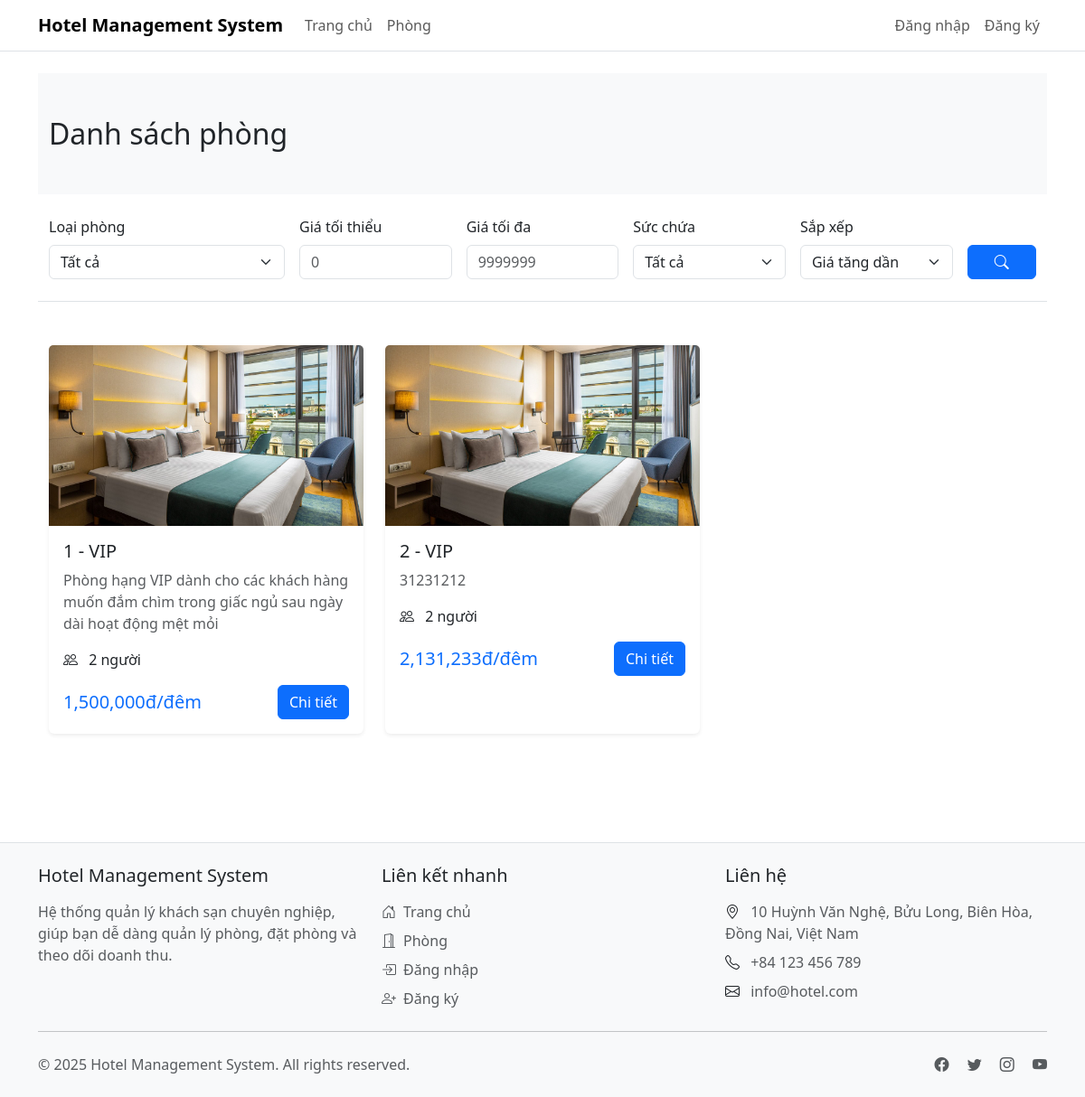
The page /rooms.php on the database its author committed.
### tables this page shows
CREATE TABLE `rooms` (
  `id` int(11) NOT NULL,
  `room_number` varchar(10) NOT NULL,
  `type` varchar(50) NOT NULL,
  `price_per_night` decimal(10,2) NOT NULL,
  `capacity` int(11) NOT NULL,
  `description` text DEFAULT NULL,
  `status` enum('available','occupied','maintenance') DEFAULT 'available',
  `created_at` timestamp NOT NULL DEFAULT current_timestamp(),
  `updated_at` timestamp NOT NULL DEFAULT current_timestamp() ON UPDATE current_timestamp(),
  `image` varchar(255) DEFAULT NULL
);

### config/Database.php (called while the page is built, shortened)
<?php
class Database {
    private static $instance = null;
    private $pdo;
    private function __construct() {
        try {
            $host = 'localhost';
            $dbname = 'hotel_management2';
            $username = 'root';
            $password = '';
            $this->pdo = new PDO(
                "mysql:host=$host;dbname=$dbname;charset=utf8mb4",
                $username,
                $password,
                [
                    PDO::ATTR_ERRMODE => PDO::ERRMODE_EXCEPTION,
                    PDO::ATTR_DEFAULT_FETCH_MODE => PDO::FETCH_ASSOC,
                    PDO::ATTR_EMULATE_PREPARES => false
                ]
            );
        } catch (PDOException $e) {
            error_log("Database connection failed: " . $e->getMessage());
            throw new Exception("Database connection failed");
        }
    }
    public static function getInstance() {
        if (self::$instance === null) {
            self::$instance = new self();
        }
        return self::$instance;
    }
    public function query($sql, $params = []) {
        try {
            $stmt = $this->pdo->prepare($sql);
            $stmt->execute($params);
            return $stmt;
        } catch (PDOException $e) {
            error_log("Query failed: " . $e->getMessage());
            throw new Exception("Query failed");
        }
    }
    public function fetchAll($sql, $params = []) {
        try {
            $stmt = $this->query($sql, $params);
            return $stmt->fetchAll();
        } catch (Exception $e) {
            error_log("FetchAll failed: " . $e->getMessage());
            return [];
        }
    }
}

### classes/Room.php (called while the page is built, shortened)
<?php
class Room {
    private $db;
    public function __construct() {
        $this->db = Database::getInstance();
        $this->uploadDir = dirname(__DIR__) . '/assets/images/rooms/';
    }
    public function getRooms($filters = []) {
        try {
            $values = [];
            $sql = "SELECT * FROM rooms";
            switch ($filters['sort'] ?? 'price_asc') {
                default:
                    $sql .= " ORDER BY price_per_night ASC";
            }
            if (!empty($filters['per_page'])) {
                $offset = ($filters['page'] - 1) * $filters['per_page'];
                $sql .= " LIMIT ? OFFSET ?";
                $values[] = $filters['per_page'];
                $values[] = $offset;
            }
            return $this->db->fetchAll($sql, $values);
        } catch (Exception $e) {
            error_log($e->getMessage());
            return [];
        }
    }
}

### rooms.php (the view, shortened to what this page needs)
<?php
require_once 'includes/header.php';
require_once 'classes/Room.php';
$filters = [
    'type' => $_GET['type'] ?? '',
    'min_price' => $_GET['min_price'] ?? '',
    'max_price' => $_GET['max_price'] ?? '',
    'capacity' => $_GET['capacity'] ?? '',
    'sort' => $_GET['sort'] ?? 'price_asc',
    'page' => max(1, intval($_GET['page'] ?? 1)),
    'per_page' => 9
];
$room = new Room();
$rooms = $room->getRooms($filters);
?>
<section class="bg-light py-5">
    <div class="container">
        <h1 class="h2 mb-0">Danh sách phòng</h1>
    </div>
</section>
<section class="py-4 border-bottom">
    <div class="container">
        <form method="GET" class="row g-3">
            <div class="col-md-3">
                <label class="form-label">Loại phòng</label>
                <select name="type" class="form-select">
                    <option value="">Tất cả</option>
                </select>
            </div>
            <div class="col-md-2">
                <label class="form-label">Giá tối thiểu</label>
                <input type="number" name="min_price" class="form-control"
                       value="<?php echo htmlspecialchars($filters['min_price']); ?>"
                       placeholder="0">
            </div>
            <div class="col-md-2">
                <label class="form-label">Giá tối đa</label>
                <input type="number" name="max_price" class="form-control"
                       value="<?php echo htmlspecialchars($filters['max_price']); ?>"
                       placeholder="9999999">
            </div>
            <div class="col-md-2">
                <label class="form-label">Sức chứa</label>
                <select name="capacity" class="form-select">
                    <option value="">Tất cả</option>
                </select>
            </div>
            <div class="col-md-2">
                <label class="form-label">Sắp xếp</label>
                <select name="sort" class="form-select">
                    <option value="price_asc" <?php echo $filters['sort'] === 'price_asc' ? 'selected' : ''; ?>>
                        Giá tăng dần
                    </option>
                </select>
            </div>
            <div class="col-md-1 d-flex align-items-end">
                <button type="submit" class="btn btn-primary w-100">
                    <i class="bi bi-search"></i>
                </button>
            </div>
        </form>
    </div>
</section>
<section class="py-5">
    <div class="container">
        <?php if (empty($rooms)): ?>
            <div class="text-center py-5">
                <i class="bi bi-search display-1 text-muted mb-3"></i>
                <h3 class="h4 mb-3">Không tìm thấy phòng phù hợp</h3>
                <p class="text-muted mb-0">
                    Vui lòng thử lại với bộ lọc khác hoặc
                    <a href="rooms.php" class="text-decoration-none">xem tất cả phòng</a>.
                </p>
            </div>
        <?php else: ?>
            <div class="row g-4">
                <?php foreach ($rooms as $room): ?>
                    <div class="col-md-6 col-lg-4">
                        <div class="card h-100 border-0 shadow-sm">
                            <img src="<?php echo htmlspecialchars($room['image']); ?>"
                                 alt="<?php echo htmlspecialchars($room['room_number']); ?>"
                                 class="card-img-top" style="height: 200px; object-fit: cover;">
                            <div class="card-body">
                                <h5 class="card-title">
                                    <?php echo htmlspecialchars($room['room_number']); ?> -
                                    <?php echo htmlspecialchars($room['type']); ?>
                                </h5>
                                <p class="card-text text-muted">
                                    <?php echo htmlspecialchars($room['description']); ?>
                                </p>
                                <ul class="list-unstyled mb-3">
                                    <li class="mb-2">
                                        <i class="bi bi-people me-2"></i>
                                        <?php echo $room['capacity']; ?> người
                                    </li>
                                </ul>
                                <div class="d-flex justify-content-between align-items-center">
                                    <span class="h5 mb-0 text-primary">
                                        <?php echo number_format($room['price_per_night']); ?>đ/đêm
                                    </span>
                                    <a href="room-details.php?id=<?php echo $room['id']; ?>"
                                       class="btn btn-primary">
                                        Chi tiết
                                    </a>
                                </div>
                            </div>
                        </div>
                    </div>
                <?php endforeach; ?>
            </div>
        <?php endif; ?>
    </div>
</section>
<?php require_once 'includes/footer.php'; ?>

### rows shown on the page
rooms: image (picture), room_number "1", type "VIP", description "Phòng hạng VIP dành cho các khách hàng muốn đắm chìm trong giấc ngủ sau ngày dài hoạt động mệt mỏi", capacity "2", price_per_night "1,500,000"
rooms: image (picture), room_number "2", type "VIP", description "31231212", capacity "2", price_per_night "2,131,233"

### other values the page prints
SITE_NAME "Hotel Management System"
